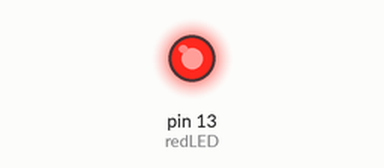
Recording of a sketch running on a simulated Arduino Uno, built with avr-gcc and run on an emulated ATmega328P. On the bench: output pins drawn as LEDs (lit = HIGH).

Above: at 1.1 s.
At 5.2 s:
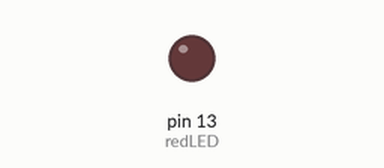
Timing chart, 0 to 7.5 s (numbered marks = the images above):
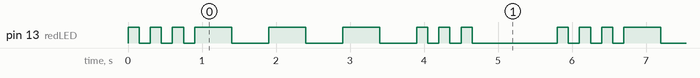

Measured:
- by itself, pin 13 (redLED): repeats every 5.8 s: 2 × (LOW 0.15 s, HIGH 0.15 s), LOW 0.15 s, 3 × (HIGH 0.50 s, LOW 0.50 s), 2 × (HIGH 0.15 s, LOW 0.15 s), HIGH 0.15 s, LOW 1.2 s, HIGH 0.15 s
- by itself, everything shown: repeats every 5.8 s, in 18 steps

The sketch:

SOS.ino
```cpp
#define LETTER_LENGTH 3

int redLED = 13;
int shortWAIT = 150;
int longWAIT = 500;
int afterWAIT = 1000;
int repeatNumber = 3;

void setup() {
  pinMode(redLED, OUTPUT);
}

void Signal(int waitTime){
    digitalWrite(redLED, HIGH);
    delay(waitTime);
    digitalWrite(redLED, LOW);
    delay(waitTime);
}

int S[LETTER_LENGTH] = {shortWAIT, shortWAIT, shortWAIT};
int O[LETTER_LENGTH] = {longWAIT, longWAIT, longWAIT};

void writeLetter(int *letter){
  for( int i = 0; i < LETTER_LENGTH; i++){
    Signal(letter[i]);
  }
}

void loop() {
 writeLetter(S);
 writeLetter(O);
 writeLetter(S);
 delay(afterWAIT);

}
```
